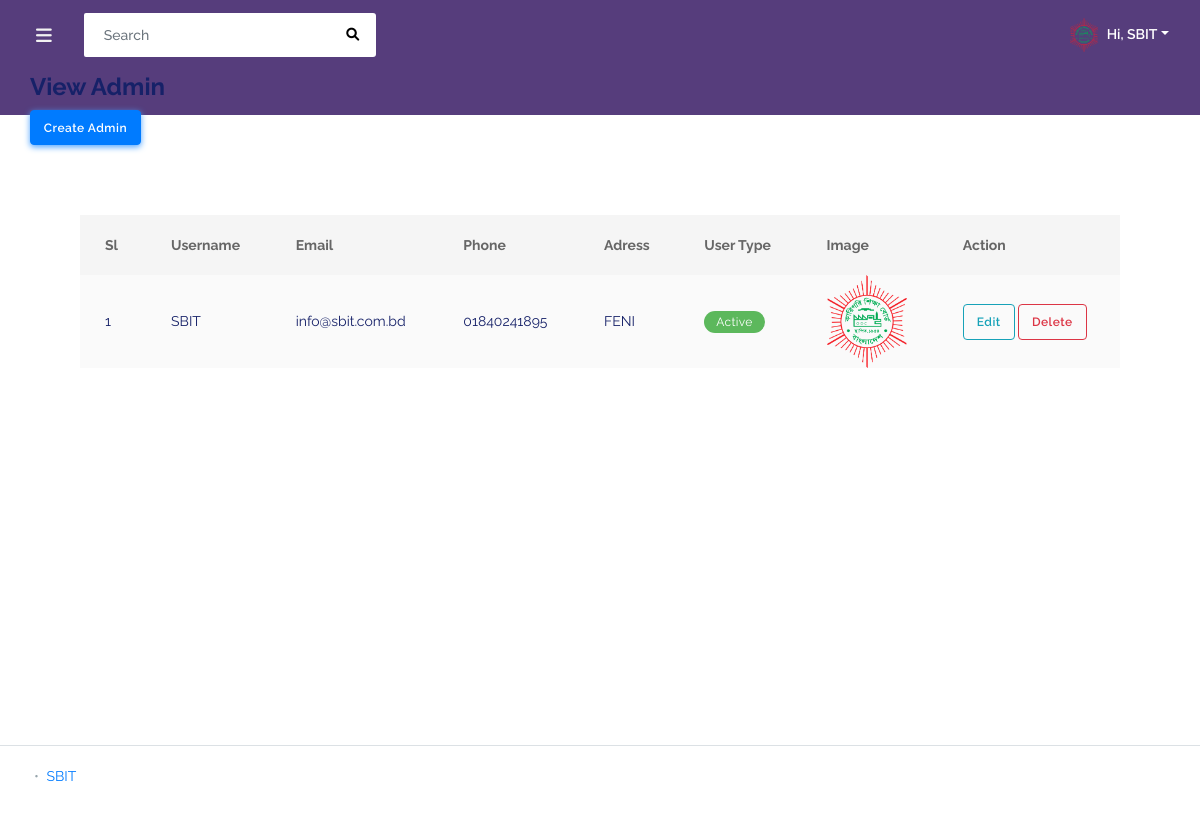
/backend/admin/create_admin/view_admin.php (signed in), run on the app's committed database.
### tables this page shows
CREATE TABLE `create_admin` (
  `id` int(100) NOT NULL,
  `username` varchar(100) DEFAULT NULL,
  `mail` varchar(100) DEFAULT NULL,
  `phone` varchar(100) DEFAULT NULL,
  `adress` text DEFAULT NULL,
  `type` int(10) DEFAULT NULL,
  `password` varchar(100) DEFAULT NULL,
  `confirm_password` varchar(100) DEFAULT NULL,
  `image` varchar(100) DEFAULT NULL,
  `admin_type` varchar(100) DEFAULT NULL,
  `password_recover` varchar(255) NOT NULL
);

### database/connection.php (called while the page is built, shortened)
<?php
class database
{
  public $hostadress="localhost";
  public $username="root";
  public $password="";
  public $database="dynamicschool_database";
  private function database()
  {
    $this->link=new mysqli($this->hostadress,$this->username,$this->password,$this->database);
  }
}
?>

### backend/admin/create_admin/view_admin.php (the view, shortened to what this page needs)
<?php
include('../layouts/header.php');
?>
        <div class="main-content">
            <section class="section">
                <div class="form-header">
                    <h4>View Admin</h4>
                </div>
                <div class="links">
                    <a href="create_admin.php" class="btn btn-info">Create Admin</a>
                </div>
                <div class="form-section">
                    <table class="table table-striped v_center" id="table-2">
                        <thead>
                            <tr>
                                <th>Sl</th>
                                <th>Username</th>
                                <th>Email</th>
                                <th>Phone</th>
                                <th>Adress</th>
                                <th>User Type</th>
                                <th>Image</th>
                                <th>Action</th>
                            </tr>
                        </thead>
                        <tbody>
                            <?php
                            $sql = $db->link->query("SELECT * FROM `create_admin`");
                            if($sql)
                            {
                                $sl = 1;
                                while ($showdata = $sql->fetch_assoc())
                                {
                                ?>
                                <tr>
                                    <td><?php echo $sl++; ?></td>
                                    <td><?php echo $showdata['username']; ?></td>
                                    <td><?php echo $showdata['mail']; ?></td>
                                    <td><?php echo $showdata['phone']; ?></td>
                                    <td><?php echo $showdata['adress']; ?></td>
                                    <td>
                                        <?php
                                        if($showdata['type'] == 1)
                                        {
                                            echo "<div class='badge badge-success'>Active</div>";
                                        }
                                        else
                                        {
                                            echo "<div class='badge badge-danger'>Not Active</div>";
                                        }
                                        ?>
                                    </td>
                                    <td>
                                        <img src="../../asset/img/admin_image/<?php echo $showdata['image']; ?>" class="img-fluid" alt="" height="80px" width="80px">
                                    </td>
                                    <td>
                                            <a href="edit_admin.php?id=<?php echo $showdata['id']; ?>" class="btn btn-outline-info">Edit</a>
                                            <a href="delete_admin.php?id=<?php echo $showdata['id']; ?>" class="btn btn-outline-danger">Delete</a>
                                    </td>
                                </tr>
                                <?php
                                }
                            }
                            ?>
                        </tbody>
                    </table>
                </div>
            </section>
        </div>
<?php include('../layouts/footer.php'); ?>

### data on the page
create_admin: username "SBIT", mail "info@sbit.com.bd", phone "01840241895", adress "FENI", type "Active", image (picture)

### other printed values
$_SESSION['username'] "SBIT"
